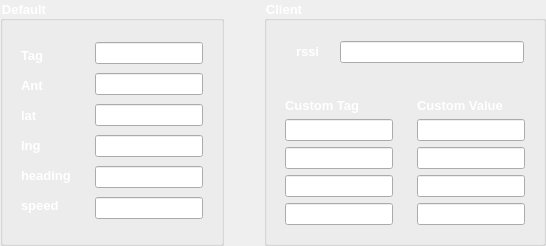
                  <widget class="QWidget" name="widget_34" native="true">
                   <property name="font">
                    <font>
                     <pointsize>10</pointsize>
                     <weight>75</weight>
                     <bold>true</bold>
                    </font>
                   </property>
                   <layout class="QHBoxLayout" name="horizontalLayout_33">
                    <property name="spacing">
                     <number>20</number>
                    </property>
                    <property name="leftMargin">
                     <number>0</number>
                    </property>
                    <property name="topMargin">
                     <number>0</number>
                    </property>
                    <property name="rightMargin">
                     <number>0</number>
                    </property>
                    <property name="bottomMargin">
                     <number>0</number>
                    </property>
                    <item>
                     <widget class="QGroupBox" name="groupBox_6">
                      <property name="font">
                       <font>
                        <pointsize>10</pointsize>
                        <weight>75</weight>
                        <bold>true</bold>
                       </font>
                      </property>
                      <property name="styleSheet">
                       <string notr="true">#groupBox_6{
	color: white;
}</string>
                      </property>
                      <property name="title">
                       <string>Default</string>
                      </property>
                      <layout class="QHBoxLayout" name="horizontalLayout_34">
                       <property name="topMargin">
                        <number>9</number>
                       </property>
                       <item>
                        <widget class="QWidget" name="widget_38" native="true">
                         <layout class="QVBoxLayout" name="verticalLayout_22">
                          <item>
                           <widget class="QLabel" name="label_51">
                            <property name="sizePolicy">
                             <sizepolicy hsizetype="Maximum" vsizetype="Maximum">
                              <horstretch>0</horstretch>
                              <verstretch>0</verstretch>
                             </sizepolicy>
                            </property>
                            <property name="font">
                             <font>
                              <pointsize>10</pointsize>
                              <weight>75</weight>
                              <bold>true</bold>
                             </font>
                            </property>
                            <property name="styleSheet">
                             <string notr="true">QLabel {  
    color: white;  /* Change 'blue' to your preferred color */  
}  </string>
                            </property>
                            <property name="text">
                             <string>Tag</string>
                            </property>
                           </widget>
                          </item>
                          <item>
                           <widget class="QLabel" name="label_52">
                            <property name="sizePolicy">
                             <sizepolicy hsizetype="Maximum" vsizetype="Maximum">
                              <horstretch>0</horstretch>
                              <verstretch>0</verstretch>
                             </sizepolicy>
                            </property>
                            <property name="font">
                             <font>
                              <pointsize>10</pointsize>
                              <weight>75</weight>
                              <bold>true</bold>
                             </font>
                            </property>
                            <property name="styleSheet">
                             <string notr="true">QLabel {  
    color: white;  /* Change 'blue' to your preferred color */  
}  </string>
                            </property>
                            <property name="text">
                             <string>Ant</string>
                            </property>
                           </widget>
                          </item>
                          <item>
                           <widget class="QLabel" name="label_53">
                            <property name="sizePolicy">
                             <sizepolicy hsizetype="Maximum" vsizetype="Maximum">
                              <horstretch>0</horstretch>
                              <verstretch>0</verstretch>
                             </sizepolicy>
                            </property>
                            <property name="font">
                             <font>
                              <pointsize>10</pointsize>
                              <weight>75</weight>
                              <bold>true</bold>
                             </font>
                            </property>
                            <property name="styleSheet">
                             <string notr="true">QLabel {  
    color: white;  /* Change 'blue' to your preferred color */  
}  </string>
                            </property>
                            <property name="text">
                             <string>lat</string>
                            </property>
                           </widget>
                          </item>
                          <item>
                           <widget class="QLabel" name="label_54">
                            <property name="sizePolicy">
                             <sizepolicy hsizetype="Maximum" vsizetype="Maximum">
                              <horstretch>0</horstretch>
                              <verstretch>0</verstretch>
                             </sizepolicy>
                            </property>
                            <property name="font">
                             <font>
                              <pointsize>10</pointsize>
                              <weight>75</weight>
                              <bold>true</bold>
                             </font>
                            </property>
                            <property name="styleSheet">
                             <string notr="true">QLabel {  
    color: white;  /* Change 'blue' to your preferred color */  
}  </string>
                            </property>
                            <property name="text">
                             <string>lng</string>
                            </property>
                           </widget>
                          </item>
                          <item>
                           <widget class="QLabel" name="label_55">
                            <property name="sizePolicy">
                             <sizepolicy hsizetype="Maximum" vsizetype="Maximum">
                              <horstretch>0</horstretch>
                              <verstretch>0</verstretch>
                             </sizepolicy>
                            </property>
                            <property name="font">
                             <font>
                              <pointsize>10</pointsize>
                              <weight>75</weight>
                              <bold>true</bold>
                             </font>
                            </property>
                            <property name="styleSheet">
                             <string notr="true">QLabel {  
    color: white;  /* Change 'blue' to your preferred color */  
}  </string>
                            </property>
                            <property name="text">
                             <string>heading</string>
                            </property>
                           </widget>
                          </item>
                          <item>
                           <widget class="QLabel" name="label_56">
                            <property name="sizePolicy">
                             <sizepolicy hsizetype="Maximum" vsizetype="Maximum">
                              <horstretch>0</horstretch>
                              <verstretch>0</verstretch>
                             </sizepolicy>
                            </property>
                            <property name="font">
                             <font>
                              <pointsize>10</pointsize>
                              <weight>75</weight>
                              <bold>true</bold>
                             </font>
                            </property>
                            <property name="styleSheet">
                             <string notr="true">QLabel {  
    color: white;  /* Change 'blue' to your preferred color */  
}  </string>
                            </property>
                            <property name="text">
                             <string>speed</string>
                            </property>
                           </widget>
                          </item>
                         </layout>
                        </widget>
                       </item>
                       <item>
                        <widget class="QWidget" name="widget_39" native="true">
                         <layout class="QVBoxLayout" name="verticalLayout_23">
                          <item>
                           <widget class="QLineEdit" name="edit_api_tag">
                            <property name="font">
                             <font>
                              <pointsize>8</pointsize>
                              <weight>75</weight>
                              <bold>true</bold>
                             </font>
                            </property>
                            <property name="text">
                             <string/>
                            </property>
                           </widget>
                          </item>
                          <item>
                           <widget class="QLineEdit" name="edit_api_ant">
                            <property name="font">
                             <font>
                              <pointsize>8</pointsize>
                              <weight>75</weight>
                              <bold>true</bold>
                             </font>
                            </property>
                           </widget>
                          </item>
                          <item>
                           <widget class="QLineEdit" name="edit_api_lat">
                            <property name="font">
                             <font>
                              <pointsize>8</pointsize>
                              <weight>75</weight>
                              <bold>true</bold>
                             </font>
                            </property>
                           </widget>
                          </item>
                          <item>
                           <widget class="QLineEdit" name="edit_api_lng">
                            <property name="font">
                             <font>
                              <pointsize>8</pointsize>
                              <weight>75</weight>
                              <bold>true</bold>
                             </font>
                            </property>
                           </widget>
                          </item>
                          <item>
                           <widget class="QLineEdit" name="edit_api_heading">
                            <property name="font">
                             <font>
                              <pointsize>8</pointsize>
                              <weight>75</weight>
                              <bold>true</bold>
                             </font>
                            </property>
                           </widget>
                          </item>
                          <item>
                           <widget class="QLineEdit" name="edit_api_speed">
                            <property name="font">
                             <font>
                              <pointsize>8</pointsize>
                              <weight>75</weight>
                              <bold>true</bold>
                             </font>
                            </property>
                           </widget>
                          </item>
                         </layout>
                        </widget>
                       </item>
                      </layout>
                     </widget>
                    </item>
                    <item>
                     <spacer name="verticalSpacer">
                      <property name="orientation">
                       <enum>Qt::Vertical</enum>
                      </property>
                      <property name="sizeHint" stdset="0">
                       <size>
                        <width>20</width>
                        <height>40</height>
                       </size>
                      </property>
                     </spacer>
                    </item>
                    <item>
                     <widget class="QGroupBox" name="groupBox_7">
                      <property name="font">
                       <font>
                        <pointsize>10</pointsize>
                        <weight>75</weight>
                        <bold>true</bold>
                       </font>
                      </property>
                      <property name="styleSheet">
                       <string notr="true">#groupBox_7{
	color: white;
}</string>
                      </property>
                      <property name="title">
                       <string>Client</string>
                      </property>
                      <layout class="QVBoxLayout" name="verticalLayout_28">
                       <property name="topMargin">
                        <number>20</number>
                       </property>
                       <item>
                        <widget class="QWidget" name="widget_43" native="true">
                         <layout class="QHBoxLayout" name="horizontalLayout_36">
                          <property name="spacing">
                           <number>20</number>
                          </property>
                          <property name="leftMargin">
                           <number>20</number>
                          </property>
                          <property name="topMargin">
                           <number>0</number>
                          </property>
                          <property name="rightMargin">
                           <number>10</number>
                          </property>
                          <property name="bottomMargin">
                           <number>0</number>
                          </property>
                          <item>
                           <widget class="QLabel" name="label_59">
                            <property name="sizePolicy">
                             <sizepolicy hsizetype="Maximum" vsizetype="Maximum">
                              <horstretch>0</horstretch>
                              <verstretch>0</verstretch>
                             </sizepolicy>
                            </property>
                            <property name="font">
                             <font>
                              <pointsize>10</pointsize>
                              <weight>75</weight>
                              <bold>true</bold>
                             </font>
                            </property>
                            <property name="styleSheet">
                             <string notr="true">QLabel {  
    color: white;  /* Change 'blue' to your preferred color */  
}  </string>
                            </property>
                            <property name="text">
                             <string>rssi</string>
                            </property>
                           </widget>
                          </item>
                          <item>
                           <widget class="QLineEdit" name="edit_api_rssi">
                            <property name="font">
                             <font>
                              <pointsize>8</pointsize>
                              <weight>75</weight>
                              <bold>true</bold>
                             </font>
                            </property>
                            <property name="text">
                             <string/>
                            </property>
                           </widget>
                          </item>
                         </layout>
                        </widget>
                       </item>
                       <item>
                        <widget class="QWidget" name="widget_44" native="true">
                         <property name="sizePolicy">
                          <sizepolicy hsizetype="Maximum" vsizetype="Preferred">
                           <horstretch>0</horstretch>
                           <verstretch>0</verstretch>
                          </sizepolicy>
                         </property>
                         <layout class="QVBoxLayout" name="verticalLayout_29">
                          <property name="spacing">
                           <number>0</number>
                          </property>
                          <property name="leftMargin">
                           <number>0</number>
                          </property>
                          <property name="topMargin">
                           <number>0</number>
                          </property>
                          <property name="rightMargin">
                           <number>0</number>
                          </property>
                          <property name="bottomMargin">
                           <number>0</number>
                          </property>
                          <item>
                           <widget class="QLabel" name="label_60">
                            <property name="sizePolicy">
                             <sizepolicy hsizetype="Maximum" vsizetype="Maximum">
                              <horstretch>0</horstretch>
                              <verstretch>0</verstretch>
                             </sizepolicy>
                            </property>
                            <property name="text">
                             <string/>
                            </property>
                            <property name="pixmap">
                             <pixmap resource="res.qrc">:/img/api_json_request.png</pixmap>
                            </property>
                            <property name="scaledContents">
                             <bool>true</bool>
                            </property>
                           </widget>
                          </item>
                         </layout>
                        </widget>
                       </item>
                       <item>
                        <widget class="QWidget" name="widget_42" native="true">
                         <layout class="QHBoxLayout" name="horizontalLayout_35">
                          <property name="leftMargin">
                           <number>0</number>
                          </property>
                          <property name="topMargin">
                           <number>0</number>
                          </property>
                          <property name="rightMargin">
                           <number>0</number>
                          </property>
                          <property name="bottomMargin">
                           <number>0</number>
                          </property>
                          <item>
                           <widget class="QWidget" name="widget_40" native="true">
                            <layout class="QVBoxLayout" name="verticalLayout_24">
                             <item>
                              <widget class="QLabel" name="label_57">
                               <property name="sizePolicy">
                                <sizepolicy hsizetype="Maximum" vsizetype="Maximum">
                                 <horstretch>0</horstretch>
                                 <verstretch>0</verstretch>
                                </sizepolicy>
                               </property>
                               <property name="font">
                                <font>
                                 <pointsize>10</pointsize>
                                 <weight>75</weight>
                                 <bold>true</bold>
                                </font>
                               </property>
                               <property name="styleSheet">
                                <string notr="true">QLabel {  
    color: white;  /* Change 'blue' to your preferred color */  
}  </string>
                               </property>
                               <property name="text">
                                <string>Custom Tag</string>
                               </property>
                              </widget>
                             </item>
                             <item>
                              <widget class="QLineEdit" name="edit_api_heading_3">
                               <property name="font">
                                <font>
                                 <pointsize>8</pointsize>
                                 <weight>75</weight>
                                 <bold>true</bold>
                                </font>
                               </property>
                               <property name="text">
                                <string/>
                               </property>
                              </widget>
                             </item>
                             <item>
                              <widget class="QLineEdit" name="edit_api_heading_2">
                               <property name="font">
                                <font>
                                 <pointsize>8</pointsize>
                                 <weight>75</weight>
                                 <bold>true</bold>
                                </font>
                               </property>
                              </widget>
                             </item>
                             <item>
                              <widget class="QLineEdit" name="edit_api_heading_4">
                               <property name="font">
                                <font>
                                 <pointsize>8</pointsize>
                                 <weight>75</weight>
                                 <bold>true</bold>
                                </font>
                               </property>
                              </widget>
                             </item>
                             <item>
                              <widget class="QLineEdit" name="edit_api_lng_2">
                               <property name="font">
                                <font>
                                 <pointsize>8</pointsize>
                                 <weight>75</weight>
                                 <bold>true</bold>
                                </font>
                               </property>
                              </widget>
                             </item>
                            </layout>
                           </widget>
                          </item>
                          <item>
                           <widget class="QWidget" name="widget_41" native="true">
                            <layout class="QVBoxLayout" name="verticalLayout_25">
                             <item>
                              <widget class="QLabel" name="label_63">
                               <property name="sizePolicy">
                                <sizepolicy hsizetype="Maximum" vsizetype="Maximum">
                                 <horstretch>0</horstretch>
                                 <verstretch>0</verstretch>
                                </sizepolicy>
                               </property>
                               <property name="font">
                                <font>
                                 <pointsize>10</pointsize>
                                 <weight>75</weight>
                                 <bold>true</bold>
                                </font>
                               </property>
                               <property name="styleSheet">
                                <string notr="true">QLabel {  
    color: white;  /* Change 'blue' to your preferred color */  
}  </string>
                               </property>
                               <property name="text">
                                <string>Custom Value</string>
                               </property>
                              </widget>
                             </item>
                             <item>
                              <widget class="QLineEdit" name="edit_api_heading_5">
                               <property name="font">
                                <font>
                                 <pointsize>8</pointsize>
                                 <weight>75</weight>
                                 <bold>true</bold>
                                </font>
                               </property>
                              </widget>
                             </item>
                             <item>
                              <widget class="QLineEdit" name="edit_api_ant_2">
                               <property name="font">
                                <font>
                                 <pointsize>8</pointsize>
                                 <weight>75</weight>
                                 <bold>true</bold>
                                </font>
                               </property>
                              </widget>
                             </item>
                             <item>
                              <widget class="QLineEdit" name="edit_api_lat_2">
                               <property name="font">
                                <font>
                                 <pointsize>8</pointsize>
                                 <weight>75</weight>
                                 <bold>true</bold>
                                </font>
                               </property>
                              </widget>
                             </item>
                             <item>
                              <widget class="QLineEdit" name="edit_api_speed_2">
                               <property name="font">
                                <font>
                                 <pointsize>8</pointsize>
                                 <weight>75</weight>
                                 <bold>true</bold>
                                </font>
                               </property>
                              </widget>
                             </item>
                            </layout>
                           </widget>
                          </item>
                         </layout>
                        </widget>
                       </item>
                      </layout>
                     </widget>
                    </item>
                   </layout>
                  </widget>
